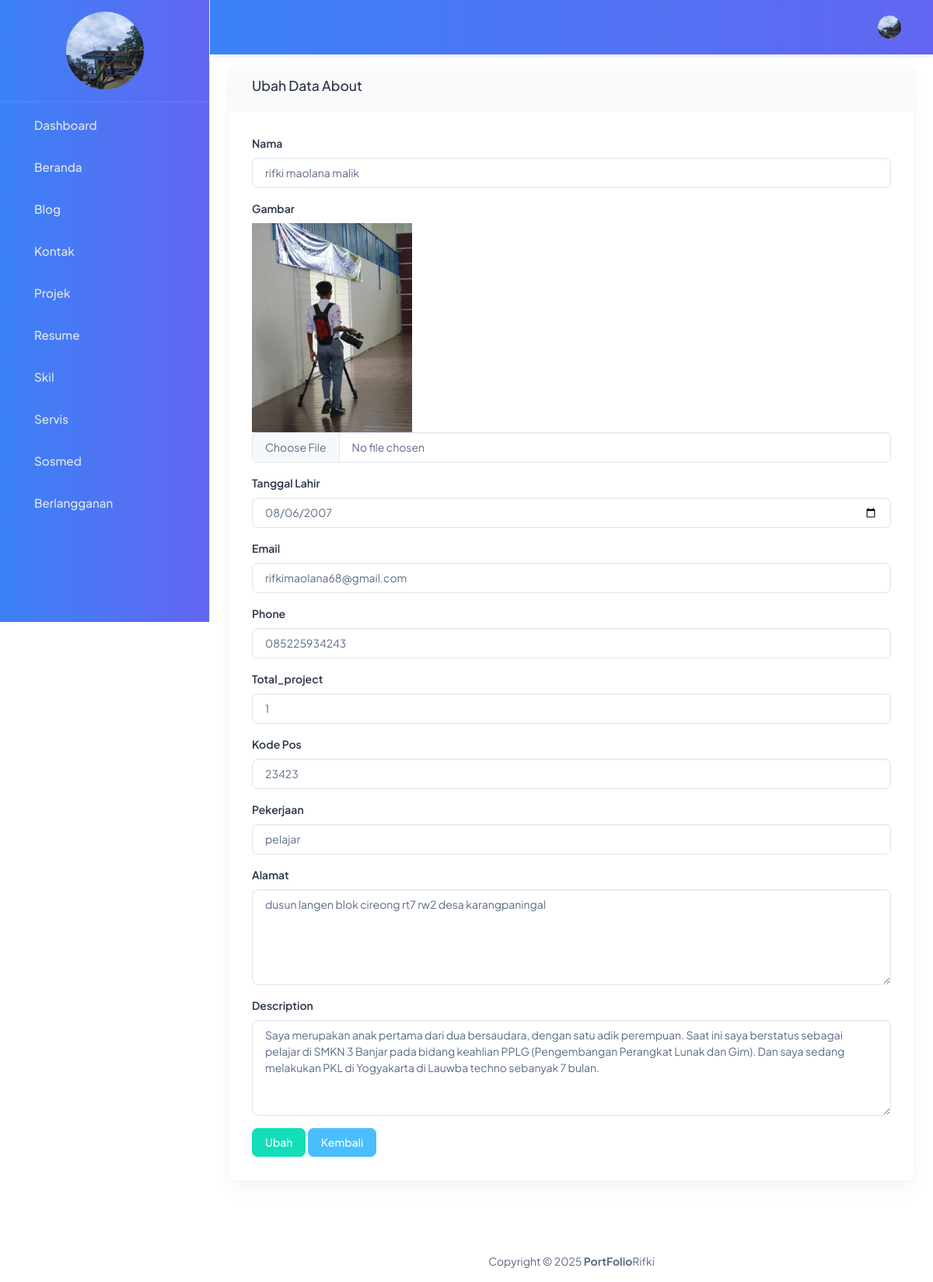
Page /backend/pages/about/edit.php?id=7 on the committed database.
### tables this page shows
CREATE TABLE `abouts` (
  `id` bigint NOT NULL,
  `name` varchar(250) NOT NULL,
  `image` varchar(250) NOT NULL,
  `born` date NOT NULL,
  `zip_code` int NOT NULL,
  `email` varchar(250) NOT NULL,
  `phone` varchar(250) NOT NULL,
  `total_project` int NOT NULL,
  `work` varchar(250) NOT NULL,
  `address` varchar(250) NOT NULL,
  `description` text NOT NULL
);

### backend/actions/about/show.php (called while the page is built, shortened)
<?php
$id = $_GET['id'];
$qSelect = "SELECT * FROM abouts WHERE id='$id'";
$result = mysqli_query($connect, $qSelect) or exit(mysqli_error($connect));
$about = $result->fetch_object();

### backend/pages/about/edit.php (the view, shortened to what this page needs)
<?php
include '../../partials/header.php';
include '../../partials/sidebar.php';
include '../../partials/navbar.php';
?>
<div class="row">
    <div class="col-12">
        <div class="card">
            <div class="card-header">
                <h5 class="text-capitalize">Ubah Data About</h5>
            </div>
            <div class="card-body text-capitalize">
                <?php
                include '../../actions/about/show.php';
                ?>
                <form action="../../actions/about/update.php?id=<?= $about->id ?>" method="POST" enctype="multipart/form-data">
                    <div class="mb-3">
                        <label for="nameInput" class="form-label">Nama</label>
                        <input type="text" name="name" class="form-control" id="nameInput" placeholder="masukkan nama" required value="<?= $about->name ?>">
                    </div>
                    <div class="mb-3">
                        <label for="imageInput" class="form-label d-block">Gambar</label>
                        <img class="w-25" src="../../../storages/about/<?= $about->image ?>">
                        <input type="file" name="image" class="form-control" id="imageInput">
                    </div>
                    <div class="mb-3">
                        <label for="bornInput" class="form-label">Tanggal lahir</label>
                        <input type="date" name="born" class="form-control" id="bornInput" required value="<?= $about->born ?>">
                    </div>
                    <div class="mb-3">
                        <label for="emailInput" class="form-label">email</label>
                        <input type="email" name="email" class="form-control" id="emailInput" required value="<?= $about->email ?>">
                    </div>
                    <div class="mb-3">
                        <label for="phoneInput" class="form-label">phone</label>
                        <input type="number" name="phone" class="form-control" id="phoneInput" required value="<?= $about->phone ?>">
                    </div>
                    <div class="mb-3">
                        <label for="total_projectInput" class="form-label">total_project</label>
                        <input type="number" name="total_project" class="form-control" id="total_projectInput" required value="<?= $about->total_project ?>">
                    </div>
                    <div class="mb-3">
                        <label for="zip_codeInput" class="form-label">kode pos</label>
                        <input type="number" name="zip_code" class="form-control" id="zip_codeInput" required value="<?= $about->zip_code ?>">
                    </div>
                    <div class="mb-3">
                        <label for="workInput" class="form-label">Pekerjaan</label>
                        <input type="text" name="work" class="form-control" id="workInput" placeholder="masukkan pekerjaan" required value="<?= $about->work ?>">
                    </div>
                    <div class="mb-3">
                        <label for="addressInput" class="form-label">Alamat</label>
                        <textarea name="address" id="addressInput" class="form-control" placeholder="masukkan alamat" rows="5"><?= $about->address ?></textarea>
                    </div>
                    <div class="mb-3">
                        <label for="descriptionInput" class="form-label">description</label>
                        <textarea name="description" id="descriptionInput" class="form-control" placeholder="masukkan alamat" rows="5"><?= $about->description ?></textarea>
                    </div>
                    <button type="submit" class="btn btn-success" name="tombol">Ubah</button>
                    <a href="./index.php" class="btn btn-secondary">Kembali</a>
            </div>
        </div>
    </div>
</div>
</div>
<?php
include '../../partials/footer.php';
?>

### backend/partials/sidebar.php (shortened to what this page needs)
<?php
$abouts = "SELECT * FROM abouts LIMIT 1";
$result = mysqli_query($connect, $abouts) or die(mysqli_error($connect));
?>
<body>
  <div class="body-wrapper" id="main-wrapper" data-layout="vertical" data-navbarbg="skin6" data-sidebartype="full"
    data-sidebar-position="fixed" data-header-position="fixed">
    <aside class="left-sidebar">
      <div>
        <div class="brand-logo  align-items-center justify-content-between">
          <a href="./index.php" class="text-nowrap logo-img">
            <?php
            while ($item = $result->fetch_object()):
            ?>
              <tr>
                <td>
                  <img src="../../../storages/about/<?= $item->image ?>" alt="Gambar" width="100" height="100" class="d-block mx-auto rounded-circle">
                </td>
              </tr>
            <?php
            endwhile;
            ?>
          </a>
        </div>
        <nav class="sidebar-nav scroll-sidebar text-capitalize" data-simplebar="">
          <ul id="sidebarnav">
            <li class="sidebar-item">
              <a class="sidebar-link" href="../dashboard/index.php" aria-expanded="false">
                <span class="hide-menu">Dashboard</span>
              </a>
            </li>
            <li class="sidebar-item">
              <a class="sidebar-link" href="../about/index.php" aria-expanded="false">
                <span class="hide-menu">Beranda</span>
              </a>
            </li>
            <li class="sidebar-item">
              <a class="sidebar-link" href="../Blog/index.php" aria-expanded="false">
                <span class="hide-menu">Blog</span>
              </a>
            </li>
            <li class="sidebar-item">
              <a class="sidebar-link" href="../contact/index.php" aria-expanded="false">
                <span class="hide-menu">Kontak</span>
              </a>
            </li>
            <li class="sidebar-item">
              <a class="sidebar-link" href="../project/index.php" aria-expanded="false">
                <span class="hide-menu">Projek</span>
              </a>
            </li>
            <li class="sidebar-item">
              <a class="sidebar-link" href="../resume/index.php" aria-expanded="false">
                <span class="hide-menu">Resume</span>
              </a>
            </li>
            <li class="sidebar-item">
              <a class="sidebar-link" href="../skill/index.php" aria-expanded="false">
                <span class="hide-menu">Skil</span>
              </a>
            </li>
            <li class="sidebar-item">
              <a class="sidebar-link" href="../service/index.php" aria-expanded="false">
                <span class="hide-menu">Servis</span>
              </a>
            </li>
            <li class="sidebar-item">
              <a class="sidebar-link" href="../socmed/index.php" aria-expanded="false">
                <span class="hide-menu">Sosmed</span>
              </a>
            </li>
            <li class="sidebar-item">
              <a class="sidebar-link" href="../buletin/index.php" aria-expanded="false">
                <span class="hide-menu">Berlangganan</span>
              </a>
            </li>
          </ul>
        </nav>
      </div>
    </aside>

### backend/partials/navbar.php (shortened to what this page needs)
<?php
    $abouts = "SELECT * FROM abouts LIMIT 1";
    $result = mysqli_query($connect, $abouts) or die(mysqli_error($connect));
?>
<div class="body-wrapper">
    <header class="app-header" style="background: linear-gradient(to right, #3b82f6, #6366f1); box-shadow: 0 2px 6px rgba(0, 0, 0, 0.1);">
        <nav class="navbar navbar-expand-lg">
            <div class="navbar-collapse justify-content-end px-0" id="navbarNav">
                <ul class="navbar-nav flex-row ms-auto align-items-center justify-content-end">
                    <li class="nav-item dropdown">
                        <a class="nav-link nav-icon-hover" href="javascript:void(0)" id="drop2"
                            data-bs-toggle="dropdown" aria-expanded="false">
                            <?php
                            while($item =$result->fetch_object()):
                                ?>
                                <tr>
                                    <td>
                                        <img src="../../../storages/about/<?= $item->image?>" alt="Gambar" width="30" height="30" class="rounded-circle">
                                    </td>
                                </tr>
                                <?php
                                endwhile;
                                ?>
                        </a>
                    </li>
                </ul>
            </div>
        </nav>
    </header>
    <div class="container-fluid">

### backend/partials/sidebar.php (style rules this page uses)
.left-sidebar { background: linear-gradient(to right, #3b82f6, #6366f1) !important; box-shadow: 0 0 15px rgba(0, 0, 0, 0); transition: all 0.3s ease; height: 100vh; overflow-y: auto; }
.brand-logo { padding: 15px 20px; border-bottom: 1px solid rgba(255, 255, 255, 0.1); }
.logo-img img { transition: transform 0.3s; }
.sidebar-nav { padding: 10px 0; }
.sidebar-item { margin: 5px 0; }
.sidebar-link { color: #e2e8f0 !important; padding: 12px 20px !important; border-radius: 8px !important; transition: all 0.3s ease; display: flex; align-items: center; }
.hide-menu { font-size: 0.95rem; font-weight: 500; }
.scroll-sidebar { scrollbar-width: thin; scrollbar-color: #3b82f6 transparent; }

### rows in the picture
abouts: image (picture)
abouts: name "rifki maolana malik", image (picture), born "08/06/2007", email "rifkimaolana68@gmail.com", phone "085225934243", total_project "1", zip_code "23423", work "pelajar", address "dusun langen blok cireong rt7 rw2 desa karangpaningal", description "Saya merupakan anak pertama dari dua bersaudara, dengan satu adik perempuan. Saat ini saya berstatus sebagai pelajar di SMKN 3 Banjar pada bidang keahlian PPLG (Pengembangan Perangkat Lunak dan Gim). Dan saya sedang melakukan PKL di Yogyakarta di Lauwba techno sebanyak 7 bulan."
